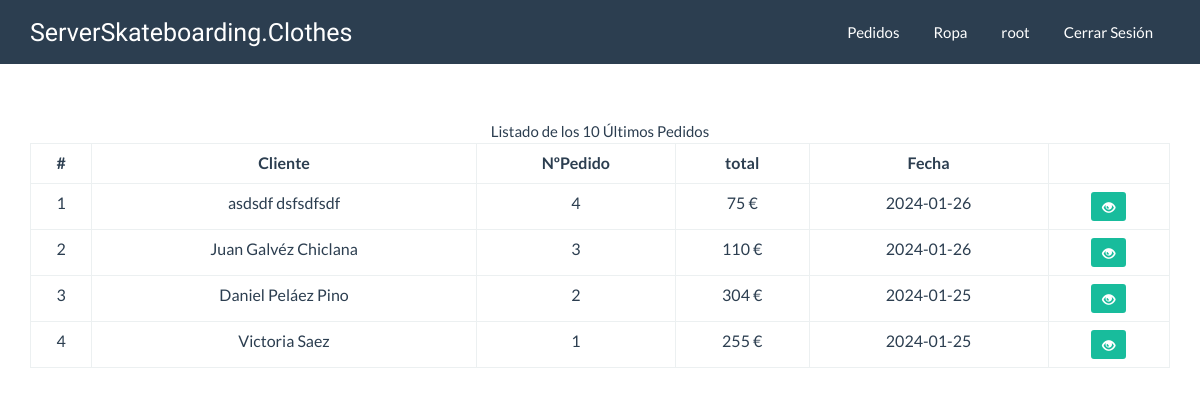
The app's page /panel/dashboard.php (signed in) with its own data.
### tables this page shows
CREATE TABLE `pedidos` (
  `id` int(10) NOT NULL,
  `cliente_id` int(11) NOT NULL,
  `total` decimal(10,0) NOT NULL,
  `fecha` date NOT NULL,
  `estado` int(11) NOT NULL DEFAULT 1
);

CREATE TABLE `clientes` (
  `id` int(10) NOT NULL,
  `nombre` varchar(80) NOT NULL,
  `apellidos` varchar(100) NOT NULL,
  `email` varchar(50) NOT NULL,
  `telefono` varchar(15) NOT NULL,
  `comentario` varchar(300) NOT NULL
);

### WEB/src/pedido.php (called while the page is built, shortened)
<?php
class Pedido{
    private $cn = null;
    public function __construct(){
        $this->config = parse_ini_file(__DIR__ . '/../config.ini');
        $this->cn = new \PDO($this->config['dns'], $this->config['usuario'], $this->config['clave'], array(
            \PDO::MYSQL_ATTR_INIT_COMMAND => 'SET NAMES utf8'
        ));
    }
    public function mostrarUltimos()  {
                $sql ="SELECT p.id, nombre, apellidos, email, total, fecha FROM pedidos p INNER JOIN clientes c
                ON p.cliente_id = c.id ORDER BY p.id DESC LIMIT 10";
                $resultado = $this->cn->prepare($sql);
                if ($resultado->execute()) {
                    return $resultado->fetchAll();
                } else {
                    return false;
                }
            }
}
    ?>

### WEB/panel/dashboard.php (the view, shortened to what this page needs)
<!DOCTYPE html>
<html lang="en">
<head>
  <link rel="stylesheet" href="../assets/css/bootstrap.min.css">
  <link rel="stylesheet" href="../assets/css/estilos.css">
  <link rel="stylesheet" href="../assets/css/style.css">
</head>
<body>
  <nav class="navbar navbar-default navbar-fixed-top">
    <div class="container">
      <div class="navbar-header">
        <a class="navbar-brand texto-google" href="index.php">ServerSkateboarding.Clothes</a>
      </div>
      <div id="navbar" class="navbar-collapse collapse">
        <ul class="nav navbar-nav pull-right">
          <li>
            <a href="pedidos/index.php" class="btn">Pedidos</a>
          </li>
          <li>
            <a href="prendas/index.php" class="btn">Ropa</a>
          </li>
          <li>
            <a href="#" class="btn"><?php print $_SESSION['usuario_info']['nombre_usuario']?></a>
          </li>
          <li>
            <a href="cerrar_session.php" class="btn">Cerrar Sesión</a>
          </li>
        </ul>
      </div>
    </div>
  </nav>
  <div class="container" id="main">
  <div class="row">
      <div class="col-md-12 text-center">
        <fieldset>Listado de los 10 Últimos Pedidos</fieldset>
        <table class="table table-bordered text-center">
          <thead>
            <tr>
              <th class="text-center">#</th>
              <th class="text-center">Cliente</th>
              <th class="text-center">NºPedido</th>
              <th class="text-center">total</th>
              <th class="text-center">Fecha</th>
              <th class="text-center"></th>
            </tr>
          </thead>
          <tbody>
            <?php
            $pedido = new dwes\Pedido;
            $info_ropa = $pedido->mostrarUltimos() ;
            $cantidad = count($info_ropa);
            if ($cantidad > 0) {
              $c = 0;
              for ($i = 0; $i < $cantidad; $i++) {
                $c++;
                $item = $info_ropa[$i];
            ?>
                <tr>
                  <td><?php print $c   ?></td>
                  <td><?php print  $item['nombre'] . ' ' . $item['apellidos'] ;  ?></td>
                  <td><?php print  $item['id']  ?></td>
                  <td><?php print  $item['total']  ?> €</td>
                  <td><?php print  $item['fecha']  ?></td>
                  <td class="text-center">
                    <a href="pedidos/ver.php?id=<?php  print  $item['id']   ?>" class="btn btn-success btn-sm"> <span class="glyphicon glyphicon-eye-open"></span></a>
                  </td>
                </tr>
              <?php
              }
            } ?>
          </tbody>
        </table>
      </div>
    </div>
  </div>
</body>
</html>

### WEB/assets/css/estilos.css (style rules this page uses)
#main { margin-top: 100px; }

### WEB/assets/css/style.css (style rules this page uses)
.texto-google { font-family: 'Unbounded', sans-serif; font-size: 25px; }

### records on screen
pedidos: cliente.nombre "asdsdf", cliente.apellidos "dsfsdfsdf", id "4", total "75", fecha "2024-01-26"
pedidos: cliente.nombre "Juan", cliente.apellidos "Galvéz Chiclana", id "3", total "110", fecha "2024-01-26"
pedidos: cliente.nombre "Daniel", cliente.apellidos "Peláez Pino", id "2", total "304", fecha "2024-01-25"
pedidos: cliente.nombre "Victoria", cliente.apellidos "Saez", id "1", total "255", fecha "2024-01-25"

### other values on screen
$_SESSION['usuario_info']['nombre_usuario'] "root"
